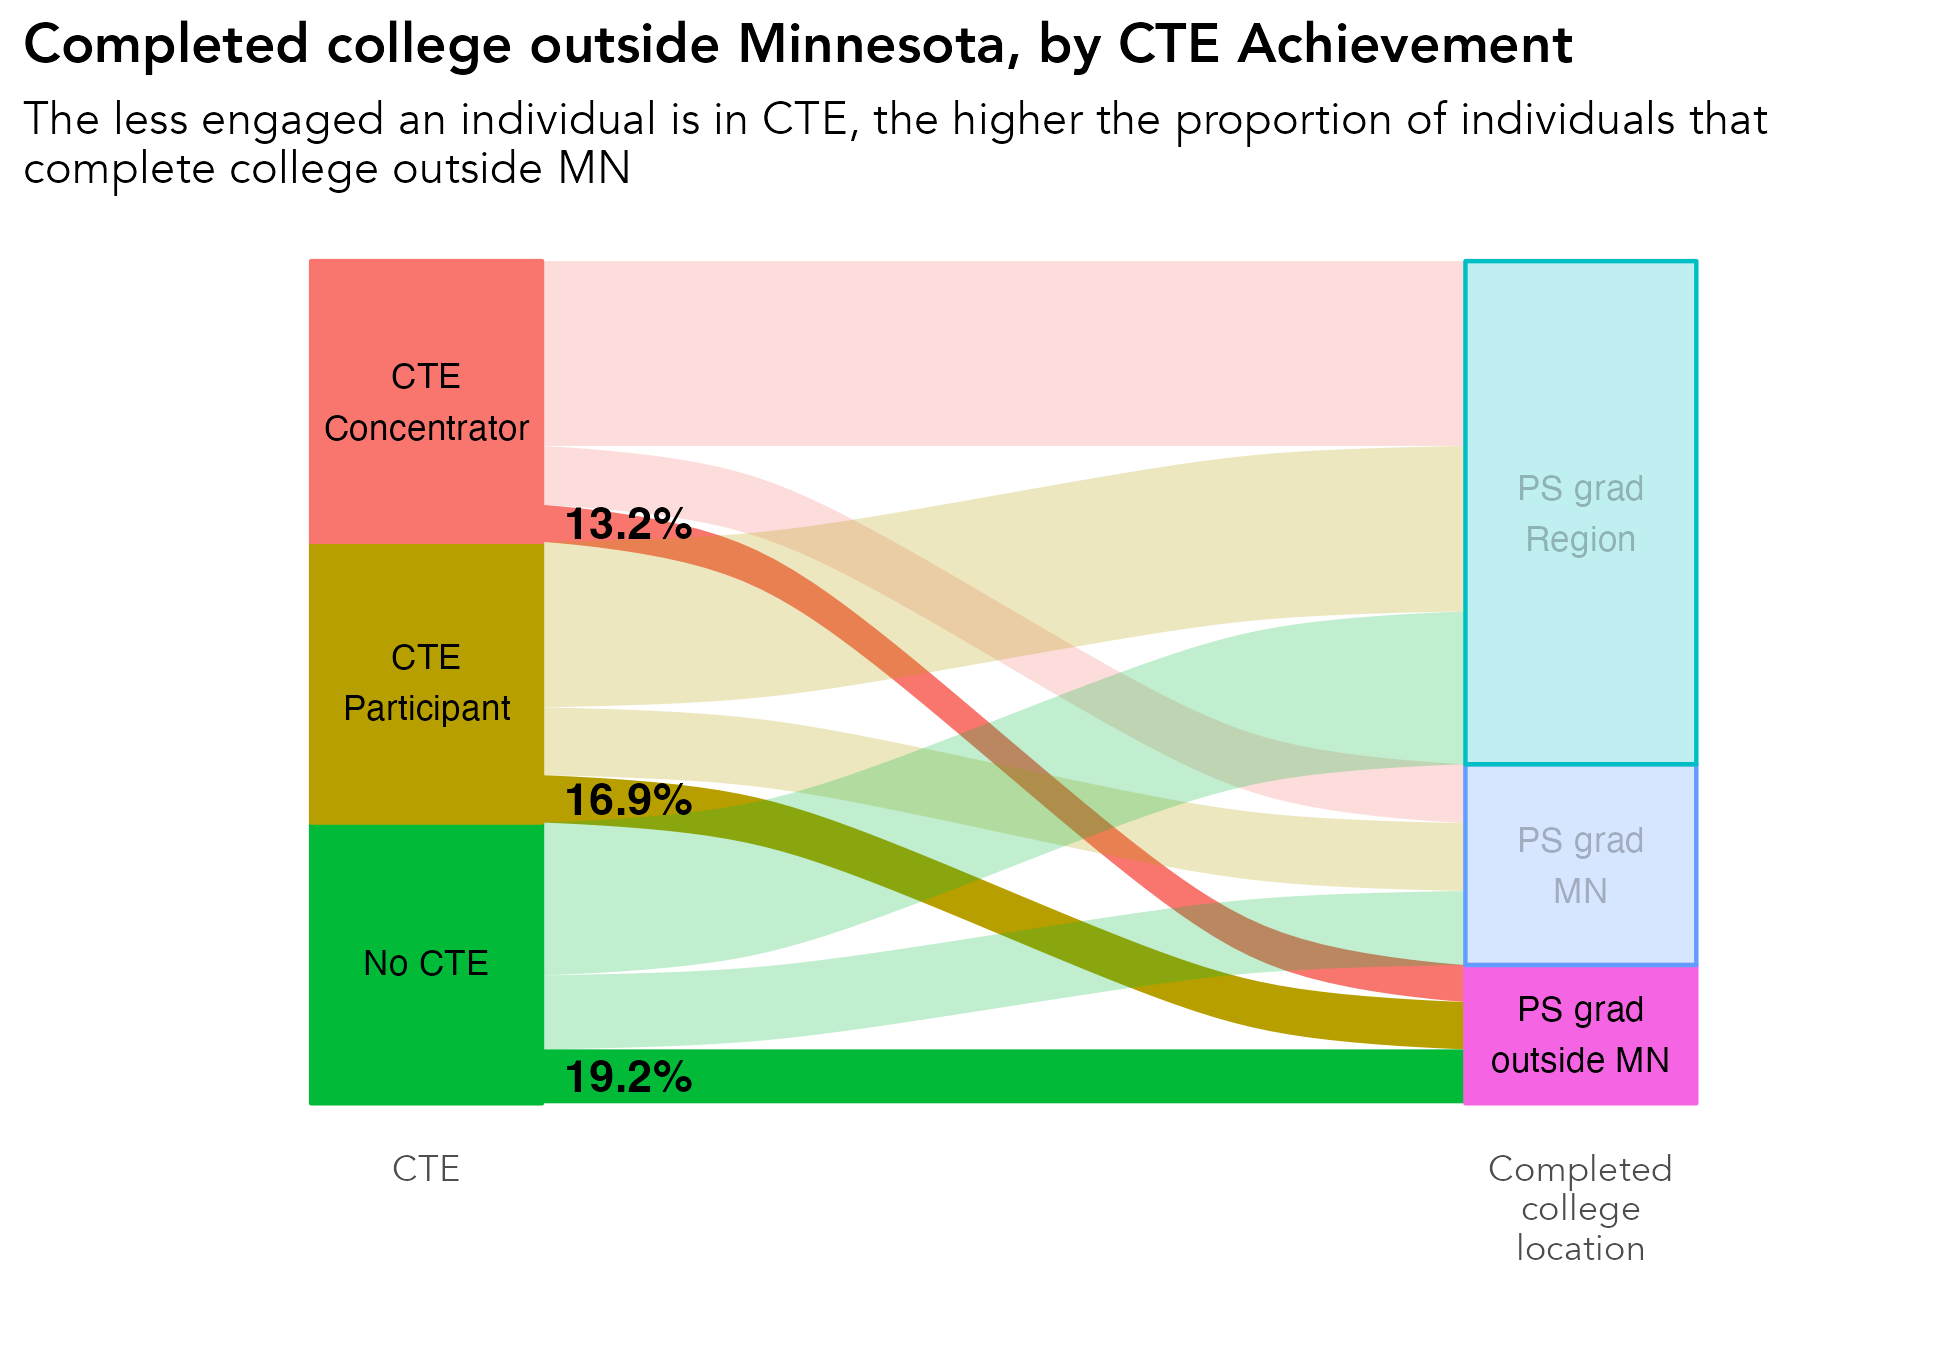

Write R code to recreate this figure.
# library -----------------------------------------------------------------
library(tidyverse)
library(sf)
library(ggrepel)
library(scales)
library(ggiraph)
library(rmapshaper)
library(cowplot)
library(RColorBrewer)
library(readxl)
library(lubridate)
library(readxl)
library(systemfonts)
reset_font_cache()
library(ggtext)
library(janitor)
library(cowplot)
library(ggalluvial)
library(ggsankey)


rm(list = ls())

# themes ------------------------------------------------------------------
theme_bar <- theme_bw() +
  theme(panel.grid.major = element_line(color = "grey70", size = 0.1),
        panel.grid.minor = element_blank(),
        axis.ticks = element_blank(),
        axis.text = element_text(face = "bold"),
        panel.border = element_blank(),
        legend.background = element_rect(fill = "transparent", color = "transparent"),
        legend.key = element_rect(fill = "transparent"),
        legend.key.size = unit(1, "lines"),
        legend.margin = margin(0,0,0,0),
        legend.title = element_blank(),
        legend.text = element_text(margin = margin(l = 2)),
        text = element_text(family = "Avenir") ,
        plot.title.position = "plot",
        plot.title = element_text(face = "bold"))

theme_line <- theme_bw() +
  theme(legend.background = element_rect(fill = "transparent", color = "transparent"),
        legend.key = element_rect(fill = "transparent"),
        legend.text = element_text(margin = margin(l = 2)),
        panel.grid.minor = element_blank(),
        panel.grid.major = element_line(color = "grey70", size = 0.1),
        axis.ticks = element_blank(),
        axis.text = element_text(face = "bold"),
        panel.border = element_blank(),
        legend.margin = margin(0,0,0,0),
        legend.key.size = unit(1, "lines"),
        text = element_text(family = "Avenir") ,
        plot.title.position = "plot",
        plot.title = element_text(face = "bold"))


theme_sf <- theme_bw() +
  theme(axis.text.x=element_blank(),
        axis.text.y=element_blank(),
        axis.ticks=element_blank(),
        panel.background = element_blank(),
        panel.grid.major = element_line(color = "white"),
        panel.border = element_blank(),
        legend.title = element_blank(),
        legend.text = element_text(margin = margin(l = 2)),
        legend.margin = margin(0,0,0,0),
        legend.key.size = unit(1, "lines"),
        text = element_text(family = "Avenir") ,
        plot.title.position = "plot",
        plot.title = element_text(face = "bold"))

theme_all <- theme_bw() +
  theme(axis.ticks=element_blank(),
        axis.text.y = element_blank(),
        panel.background = element_blank(),
        panel.grid.major = element_blank(),
        panel.grid = element_blank(),
        panel.border = element_blank(),
        legend.title = element_blank(),
        legend.text = element_text(margin = margin(l = 2)),
        legend.margin = margin(0,0,0,0),
        legend.key.size = unit(1, "lines"),
        text = element_text(family = "Avenir") ,
        plot.title.position = "plot",
        plot.title = element_text(face = "bold"))


regions <- read_csv("/Users/kellyasche/Library/CloudStorage/GoogleDrive-kasche@ruralmn.org/My Drive/Data Prep/R Projects/Join docs/county_regions.csv") %>%
  select(5,6) %>%
  unique() %>%
  mutate(edr = str_replace(edr, "  ", " "),
         planning.region = str_replace(planning.region, " Minnesota", ""),
         planning.region = fct_relevel(planning.region, "Northwest", "Northeast", "Central", "Seven County Mpls-St Paul", "Southwest", "Southeast"),
         edr = fct_relevel(edr, "EDR 1 - Northwest", "EDR 2 - Headwaters", "EDR 3 - Arrowhead", "EDR 4 - West Central", "EDR 5 - North Central", "EDR 6E- Southwest Central", "EDR 6W- Upper Minnesota Valley", "EDR 7E- East Central", "EDR 7W- Central", "EDR 8 - Southwest", "EDR 9 - South Central", "EDR 10 - Southeast", "EDR 11 - 7 County Twin Cities", "Minnesota"))

counties.regions <- read_csv("/Users/kellyasche/Library/CloudStorage/GoogleDrive-kasche@ruralmn.org/My Drive/Data Prep/R Projects/Join docs/county_regions.csv") %>%
  mutate(countyfp = formatC(countyfp, width = 3, flag = "0"),
         Name = str_to_title(Name),
         Name = str_replace(Name, "Q", "q"),
         Name = str_replace(Name, "Of The", "of the"),
         Name = str_replace(Name, "Mcleod", "McLeod"),
         Dem_Desc = ifelse(Name == "Minnesota", "Minnesota", Dem_Desc) ,
         edr = str_replace(edr, "  ", " "),
         planning.region = str_replace(planning.region, " Minnesota", ""),
         planning.region = fct_relevel(planning.region, "Northwest", "Northeast", "Central", "Seven County Mpls-St Paul", "Southwest", "Southeast"),
         edr = fct_relevel(edr, "EDR 1 - Northwest", "EDR 2 - Headwaters", "EDR 3 - Arrowhead", "EDR 4 - West Central", "EDR 5 - North Central", "EDR 6E- Southwest Central", "EDR 6W- Upper Minnesota Valley", "EDR 7E- East Central", "EDR 7W- Central", "EDR 8 - Southwest", "EDR 9 - South Central", "EDR 10 - Southeast", "EDR 11 - 7 County Twin Cities", "Minnesota"))

color.ruca <- c("Entirely rural" = "#009933", "Town/rural mix" = "#99CC33", "Urban/town/rural mix" = "#CC9966", "Entirely urban" = "#754C29", "Minnesota" = "black")

color.pr <- c("Northwest" = "#4575b4","Northeast" = "grey", "Central" = "#fee090", "Seven County Mpls-St Paul" = "#d73027", "Southwest" = "#91bfdb", "Southeast" = "#fc8d59", "Minnesota" = "black")

color.edr <- c("EDR 1 - Northwest" = "#b3cde3", "EDR 2 - Headwaters" = "#8c96c6", "EDR 3 - Arrowhead" = "#fe9929", "EDR 4 - West Central" = "#8856a7", "EDR 5 - North Central" = "#810f7c", "EDR 6E- Southwest Central" = "#e5f5f9", "EDR 6W- Upper Minnesota Valley" = "#bdc9e1", "EDR 7E- East Central" = "#99d8c9", "EDR 7W- Central" = "#2ca25f", "EDR 8 - Southwest" = "#74a9cf", "EDR 9 - South Central" = "#0570b0", "EDR 10 - Southeast" = "#d7301f", "EDR 11 - 7 County Twin Cities" = "#d8b365", "Minnesota" = "black")

color.pr.edr <- c ("Northwest" = "#4575b4","Northeast" = "#e0f3f8", "Central" = "#fee090", "Seven County Mpls-St Paul" = "#d73027", "Southwest" = "#91bfdb", "Southeast" = "#fc8d59", "Minnesota" = "black", "EDR 1 - Northwest" = "#b3cde3", "EDR 2 - Headwaters" = "#8c96c6", "EDR 3 - Arrowhead" = "#fe9929", "EDR 4 - West Central" = "#8856a7", "EDR 5 - North Central" = "#810f7c", "EDR 6E- Southwest Central" = "#e5f5f9", "EDR 6W- Upper Minnesota Valley" = "#bdc9e1", "EDR 7E- East Central" = "#99d8c9", "EDR 7W- Central" = "#2ca25f", "EDR 8 - Southwest" = "#74a9cf", "EDR 9 - South Central" = "#0570b0", "EDR 10 - Southeast" = "#d7301f", "EDR 11 - 7 County Twin Cities" = "#d8b365")

color.six <- c("#009933", "#4575b4", "grey", "#fee090", "#fc8d59", "#d73027")

mn_counties <- st_read("/Users/kellyasche/Library/CloudStorage/GoogleDrive-kasche@ruralmn.org/My Drive/Data Prep/R Projects/Shapefiles/County shapefiles/MNCounties_MNDOT.shp", quiet = TRUE) %>%
  ms_simplify(keep = .01, keep_shapes = TRUE) %>%
  rename("countyfp" = "FIPS_CODE")

counties.regions.1 <- counties.regions %>%
  mutate(statefp = "27",
         project.pr = ifelse(edr %in% c("EDR 1 - Northwest", "EDR 2 - Headwaters", "EDR 4 - West Central"), "Northwest",
                             ifelse(edr == "EDR 3 - Arrowhead", "Northeast",
                                    ifelse(edr %in% c("EDR 5 - North Central", "EDR 7E- East Central", "EDR 7W- Central"), "Central",
                                           ifelse(edr %in% c("EDR 6E- Southwest Central", "EDR 6W- Upper Minnesota Valley", "EDR 8 - Southwest"), "Southwest",
                                                  ifelse(edr %in% c("EDR 9 - South Central", "EDR 10 - Southeast"), "Southern", as.character(planning.region)))))),
         project.pr = fct_relevel(project.pr, "Northwest", "Northeast", "Central", "Seven County Mpls-St Paul", "Southwest", "Southern"))


# Prep data ---------------------------------------------------------------

original <- read_csv("Data/SLEDS/Masters/Master-report-dataset.csv")

data <- original %>%
  select(ps.grad.location, cte.achievement) %>%
  filter(ps.grad.location != "After 2023") %>%
  filter(ps.grad.location != "Attending ps",
         ps.grad.location != "Did not graduate ps") %>%
  group_by(cte.achievement, ps.grad.location) %>%
  summarize(n = n()) %>%
  ungroup() %>%
  group_by(cte.achievement) %>%
  mutate(pct = n / sum(n)) %>%
  ungroup() %>%
  mutate(cte.achievement = str_replace(cte.achievement, "CTE Concentrator or Completor", "CTE Concentrator"))

cte.order <- c( "CTE Concentrator", "CTE Participant","No CTE")

ps.grad.location.order <- c("PS grad Region", "PS grad MN", "PS grad outside MN")

cte.order.plot <- c( "CTE\nConcentrator", "CTE\nParticipant","No CTE")

ps.grad.location.order.plot <- c("PS grad\nRegion", "PS grad\nMN", "PS grad\noutside MN")

df_lodes <- data %>%
  mutate(
    cte.achievement = factor(cte.achievement, levels = cte.order),
    ps.grad.location     = factor(ps.grad.location, levels = ps.grad.location.order)
  ) %>%
  to_lodes_form(
    axes = c("cte.achievement", "ps.grad.location"),
    key = "axis",
    value = "stratum",
    id = "flow_id"
  ) %>%
  group_by(flow_id) %>%
  mutate(
    highlight = if_else(
      any(stratum == "PS grad outside MN"),
      "highlight",
      "base"
    )
  ) %>%
  ungroup() %>%
  group_by(flow_id) %>%
  mutate(
    cte.achievement = first(stratum[axis == "cte.achievement"])
  ) %>%
  ungroup()


labels <- df_lodes %>%
  filter(axis == "cte.achievement", highlight == "highlight") %>%
  select(stratum, pct) %>%
  mutate(half.pct = pct / 2,
         cumsum = rev(seq(n())),
         remainder = 1 - pct,
         yloc = cumsum - remainder - half.pct,
         highlight = "highlight") %>%
  select(-pct)

master <- df_lodes %>%
  left_join(labels, by = c("stratum", "highlight"))

names(labels)
# Create chart ------------------------------------------------------------

ggplot(
  master,
  aes(
    x = axis,
    stratum = stratum,
    alluvium = flow_id,
    y = pct,
    fill = cte.achievement,     # left-side colors
    alpha = highlight           # highlight flows
  )
) +
  geom_flow(width = 0.4) +
  geom_stratum(width = 0.4, aes(fill = stratum, color = stratum)) +
  geom_text(
    stat = "stratum",
    label = c(rev(cte.order.plot), rev(ps.grad.location.order.plot)),
    size = 3
  ) +
  geom_text(aes(x = 1.35, y = yloc, label = percent(pct, accuracy = .1)), fontface = "bold") +
  scale_alpha_manual(
    values = c(highlight = 1, base = 0.25),
    guide = "none"
  ) +
  scale_x_discrete(
    limits = c("cte.achievement", "middle", "ps.grad.location"),
    labels = c("CTE", "", "Completed\ncollege\nlocation")
  ) +
  labs(x = "", 
       y = "",
       title = "Completed college outside Minnesota, by CTE Achievement",
       subtitle = "The less engaged an individual is in CTE, the higher the proportion of individuals that\ncomplete college outside MN") +
  theme_all +
  theme(legend.position = "none")


ggsave(filename = "Charts/Paper report/sankey-cte-acheivement-outside-mn-college.pdf", device = cairo_pdf, dpi = "print", width = 6.5, height = 4.5)

ggsave(filename = "Charts/Paper report/sankey-cte-acheivement-outside-mn-college.png", dpi = "print", width = 6.5, height = 4.5)
